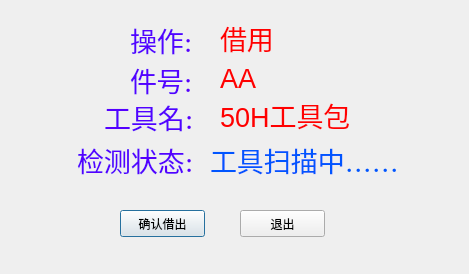
<?xml version="1.0" encoding="UTF-8"?>
<ui version="4.0">
 <class>BorrowAndReBack</class>
 <widget class="QDialog" name="BorrowAndReBack">
  <property name="geometry">
   <rect>
    <x>0</x>
    <y>0</y>
    <width>469</width>
    <height>274</height>
   </rect>
  </property>
  <property name="windowTitle">
   <string>Dialog</string>
  </property>
  <widget class="QLabel" name="lb1_2">
   <property name="geometry">
    <rect>
     <x>130</x>
     <y>60</y>
     <width>91</width>
     <height>41</height>
    </rect>
   </property>
   <property name="font">
    <font>
     <family>Noto Sans [unknown]</family>
    </font>
   </property>
   <property name="text">
    <string>&lt;html&gt;&lt;head/&gt;&lt;body&gt;&lt;p&gt;&lt;span style=&quot; font-size:20pt; color:#5500ff;&quot;&gt;件号:&lt;/span&gt;&lt;/p&gt;&lt;/body&gt;&lt;/html&gt;</string>
   </property>
  </widget>
  <widget class="QLabel" name="lb1_3">
   <property name="geometry">
    <rect>
     <x>77</x>
     <y>140</y>
     <width>131</width>
     <height>41</height>
    </rect>
   </property>
   <property name="font">
    <font>
     <family>Noto Sans [unknown]</family>
    </font>
   </property>
   <property name="text">
    <string>&lt;html&gt;&lt;head/&gt;&lt;body&gt;&lt;p&gt;&lt;span style=&quot; font-size:20pt; color:#5500ff;&quot;&gt;检测状态:&lt;/span&gt;&lt;/p&gt;&lt;/body&gt;&lt;/html&gt;</string>
   </property>
  </widget>
  <widget class="QLabel" name="lb1_4">
   <property name="geometry">
    <rect>
     <x>210</x>
     <y>140</y>
     <width>211</width>
     <height>41</height>
    </rect>
   </property>
   <property name="font">
    <font>
     <family>Noto Sans [unknown]</family>
    </font>
   </property>
   <property name="text">
    <string>&lt;html&gt;&lt;head/&gt;&lt;body&gt;&lt;p&gt;&lt;span style=&quot; font-size:20pt; color:#0055ff;&quot;&gt;工具扫描中……&lt;/span&gt;&lt;/p&gt;&lt;/body&gt;&lt;/html&gt;</string>
   </property>
  </widget>
  <widget class="QLabel" name="oplb">
   <property name="geometry">
    <rect>
     <x>220</x>
     <y>13</y>
     <width>151</width>
     <height>51</height>
    </rect>
   </property>
   <property name="text">
    <string>&lt;html&gt;&lt;head/&gt;&lt;body&gt;&lt;p&gt;&lt;span style=&quot; font-size:20pt; color:#ff0000;&quot;&gt;借用&lt;/span&gt;&lt;/p&gt;&lt;/body&gt;&lt;/html&gt;</string>
   </property>
  </widget>
  <widget class="QLabel" name="oplb_2">
   <property name="geometry">
    <rect>
     <x>220</x>
     <y>53</y>
     <width>151</width>
     <height>51</height>
    </rect>
   </property>
   <property name="text">
    <string>&lt;html&gt;&lt;head/&gt;&lt;body&gt;&lt;p&gt;&lt;span style=&quot; font-size:20pt; color:#ff0000;&quot;&gt;AA&lt;/span&gt;&lt;/p&gt;&lt;/body&gt;&lt;/html&gt;</string>
   </property>
  </widget>
  <widget class="QLabel" name="lb1">
   <property name="geometry">
    <rect>
     <x>130</x>
     <y>20</y>
     <width>91</width>
     <height>41</height>
    </rect>
   </property>
   <property name="font">
    <font>
     <family>Noto Sans [unknown]</family>
    </font>
   </property>
   <property name="text">
    <string>&lt;html&gt;&lt;head/&gt;&lt;body&gt;&lt;p&gt;&lt;span style=&quot; font-size:20pt; color:#5500ff;&quot;&gt;操作:&lt;/span&gt;&lt;/p&gt;&lt;/body&gt;&lt;/html&gt;</string>
   </property>
  </widget>
  <widget class="QPushButton" name="opbtn">
   <property name="geometry">
    <rect>
     <x>120</x>
     <y>210</y>
     <width>85</width>
     <height>27</height>
    </rect>
   </property>
   <property name="text">
    <string>确认借出</string>
   </property>
  </widget>
  <widget class="QLabel" name="oplb_3">
   <property name="geometry">
    <rect>
     <x>220</x>
     <y>90</y>
     <width>151</width>
     <height>51</height>
    </rect>
   </property>
   <property name="text">
    <string>&lt;html&gt;&lt;head/&gt;&lt;body&gt;&lt;p&gt;&lt;span style=&quot; font-size:20pt; color:#ff0000;&quot;&gt;50H工具包&lt;/span&gt;&lt;/p&gt;&lt;/body&gt;&lt;/html&gt;</string>
   </property>
  </widget>
  <widget class="QLabel" name="lb1_5">
   <property name="geometry">
    <rect>
     <x>104</x>
     <y>97</y>
     <width>91</width>
     <height>41</height>
    </rect>
   </property>
   <property name="font">
    <font>
     <family>Noto Sans [unknown]</family>
    </font>
   </property>
   <property name="text">
    <string>&lt;html&gt;&lt;head/&gt;&lt;body&gt;&lt;p&gt;&lt;span style=&quot; font-size:20pt; color:#5500ff;&quot;&gt;工具名:&lt;/span&gt;&lt;/p&gt;&lt;/body&gt;&lt;/html&gt;</string>
   </property>
  </widget>
  <widget class="QPushButton" name="pushButton_2">
   <property name="geometry">
    <rect>
     <x>240</x>
     <y>210</y>
     <width>85</width>
     <height>27</height>
    </rect>
   </property>
   <property name="text">
    <string>退出</string>
   </property>
  </widget>
 </widget>
 <resources/>
 <connections/>
</ui>
